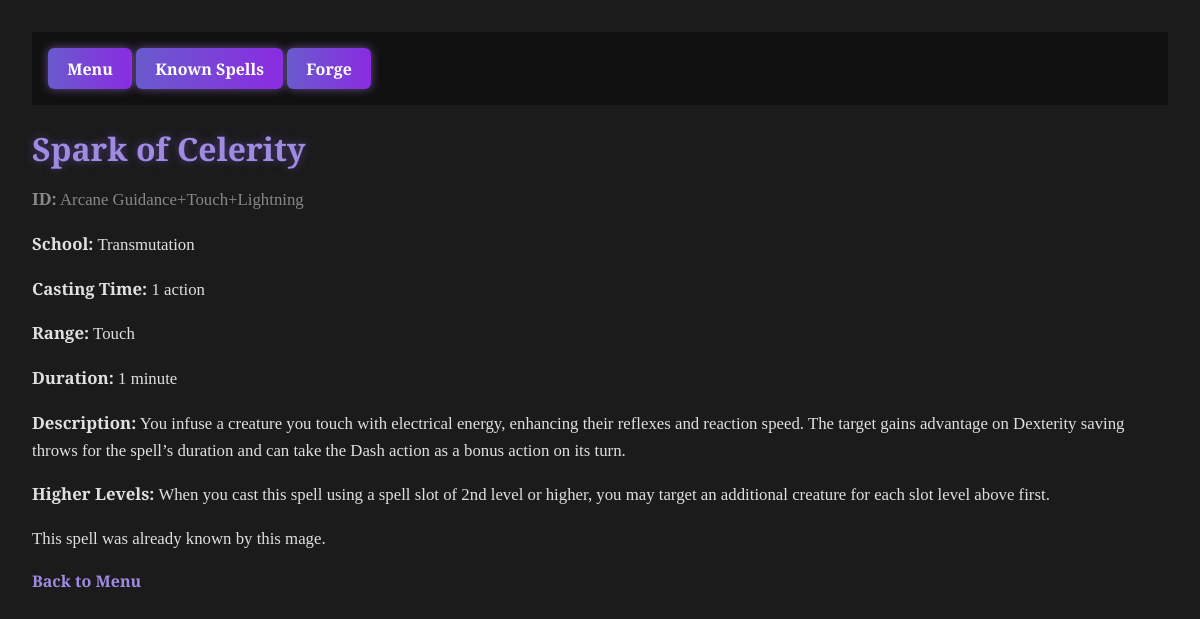
Page /spell/Arcane Guidance+Touch+Lightning on the committed database.
### tables this page shows
CREATE TABLE spell (
	id VARCHAR NOT NULL, 
	name VARCHAR NOT NULL, 
	school VARCHAR, 
	casting_time VARCHAR, 
	spell_range VARCHAR, 
	duration VARCHAR, 
	description TEXT, 
	higher_levels TEXT, 
	PRIMARY KEY (id)
);

### app.py (the view)
@app.route("/spell/<spell_id>")
def spell_detail(spell_id):
    conn = get_db_connection()
    spell = conn.execute("SELECT * FROM spell WHERE id = ?", (spell_id,)).fetchone()
    conn.close()
    if spell:
        return render_template("spell_result.html", spell=spell, known=True, mage_id="Nendo")  # Mage ID optional here
    else:
        return "Spell not found", 404

### app.py (called while the page is built)
def get_db_connection():
    import os
    DB_PATH = os.getenv("SPELLFORGE_DB", "spells.db")
    conn = sqlite3.connect(DB_PATH)
    conn.row_factory = sqlite3.Row
    return conn

### templates/spell_result.html (shortened to what this page needs)
<!DOCTYPE html>
<html>
<head>
    <link rel="stylesheet" href="{{ url_for('static', filename='style.css') }}">
</head>
<body>
    {% include 'navbar.html' %}
    <h1>{{ spell['name'] }}</h1>
    <p style="color: #888;"><strong>ID:</strong> {{ spell['id'] }}</p>
    <p><strong>School:</strong> {{ spell['school'] }}</p>
    <p><strong>Casting Time:</strong> {{ spell['casting_time'] }}</p>
    <p><strong>Range:</strong> {{ spell['spell_range'] }}</p>
    <p><strong>Duration:</strong> {{ spell['duration'] }}</p>
    <p><strong>Description:</strong> {{ spell['description'] }}</p>
    <p><strong>Higher Levels:</strong> {{ spell['higher_levels'] }}</p>
    {% if known %}
        <p>This spell was already known by this mage.</p>
    {% else %}
        <p>This spell has been newly added to the mage's spellbook.</p>
    {% endif %}
    <a href="{{ url_for('menu', mage_id=mage_id) }}">Back to Menu</a>
</body>
</html>

### static/style.css (style rules this page uses)
body { font-family: 'Cinzel', serif; background-color: #1b1b1b; background-image: url("https://www.transparenttextures.com/patterns/dark-denim.png"); color: #ccc; margin: 0; padding: 2rem; }
h1, h2 { color: #9f8be0; text-shadow: 0 0 8px #4e3d82; margin-bottom: 1rem; }
p { font-size: 1.05rem; line-height: 1.6; color: #e0e0e0; }
a { color: #9f8be0; text-decoration: none; font-weight: bold; }

### rows in the picture
spell: name "Spark of Celerity", id "Arcane Guidance+Touch+Lightning", school "Transmutation", casting_time "1 action", spell_range "Touch", duration "1 minute", description "You infuse a creature you touch with electrical energy, enhancing their reflexes and reaction speed. The target gains advantage on Dexterity saving throws for the spell’s duration and can take the Dash action as a bonus action on its turn.", higher_levels "When you cast this spell using a spell slot of 2nd level or higher, you may target an additional creature for each slot level above first."
